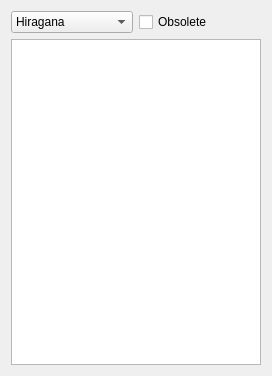
<?xml version="1.0" encoding="UTF-8"?>
<ui version="4.0">
 <class>KanaSelector</class>
 <widget class="QWidget" name="KanaSelector">
  <property name="geometry">
   <rect>
    <x>0</x>
    <y>0</y>
    <width>272</width>
    <height>376</height>
   </rect>
  </property>
  <property name="windowTitle">
   <string>Form</string>
  </property>
  <layout class="QVBoxLayout" name="verticalLayout">
   <item>
    <layout class="QHBoxLayout" name="horizontalLayout">
     <item>
      <widget class="QComboBox" name="typeBox">
       <item>
        <property name="text">
         <string>Hiragana</string>
        </property>
       </item>
       <item>
        <property name="text">
         <string>Katakana</string>
        </property>
       </item>
      </widget>
     </item>
     <item>
      <widget class="QCheckBox" name="obsoleteCheckBox">
       <property name="text">
        <string>Obsolete</string>
       </property>
      </widget>
     </item>
    </layout>
   </item>
   <item>
    <widget class="KanaView" name="_kanaView"/>
   </item>
  </layout>
 </widget>
 <customwidgets>
  <customwidget>
   <class>KanaView</class>
   <extends>QTableView</extends>
   <header>gui/kanjidic2/KanaView.h</header>
   <slots>
    <slot>setMode(int)</slot>
    <slot>setShowObsolete(bool)</slot>
   </slots>
  </customwidget>
 </customwidgets>
 <tabstops>
  <tabstop>_kanaView</tabstop>
  <tabstop>typeBox</tabstop>
  <tabstop>obsoleteCheckBox</tabstop>
 </tabstops>
 <resources/>
 <connections>
  <connection>
   <sender>typeBox</sender>
   <signal>currentIndexChanged(int)</signal>
   <receiver>_kanaView</receiver>
   <slot>setMode(int)</slot>
   <hints>
    <hint type="sourcelabel">
     <x>74</x>
     <y>17</y>
    </hint>
    <hint type="destinationlabel">
     <x>78</x>
     <y>53</y>
    </hint>
   </hints>
  </connection>
  <connection>
   <sender>obsoleteCheckBox</sender>
   <signal>toggled(bool)</signal>
   <receiver>_kanaView</receiver>
   <slot>setShowObsolete(bool)</slot>
   <hints>
    <hint type="sourcelabel">
     <x>172</x>
     <y>12</y>
    </hint>
    <hint type="destinationlabel">
     <x>176</x>
     <y>58</y>
    </hint>
   </hints>
  </connection>
 </connections>
</ui>
